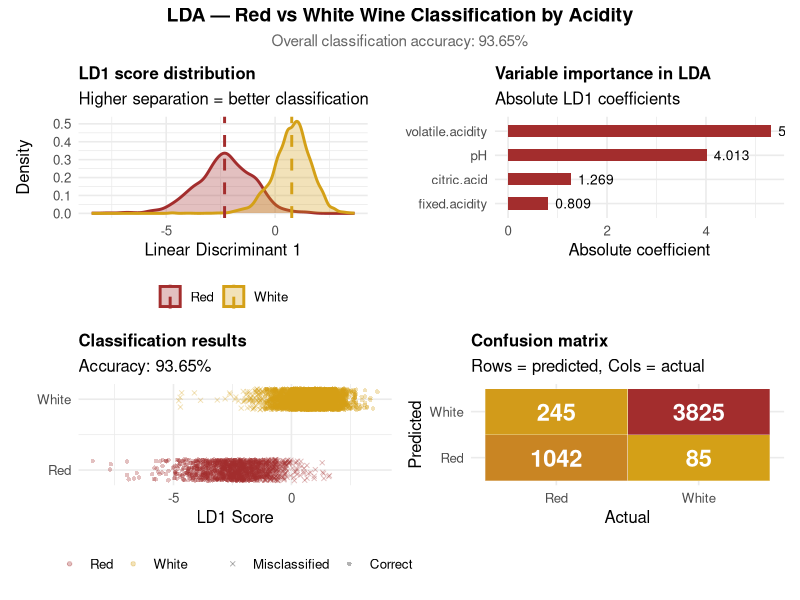
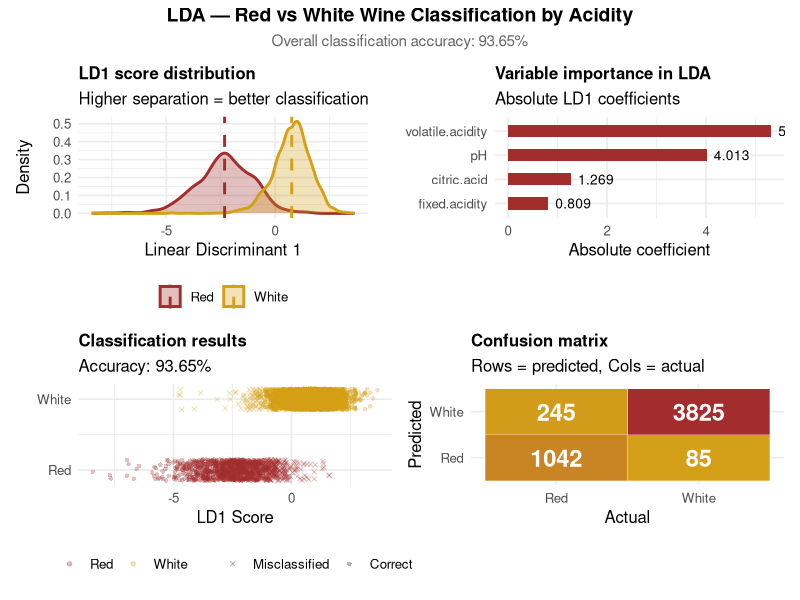

Source code (R) for these figures, in order:
# Wine Acidity LDA Analysis — Red vs White (Vinho Verde)
# =========================================================
# Run in terminal: Rscript wine_lda.R
#
# Required packages (run once if not installed):
# install.packages(c("tidyverse", "ggplot2", "MASS", "patchwork"))

library(tidyverse)
library(ggplot2)
library(MASS)
library(patchwork)

RED_COLOR   <- "#A32D2D"
WHITE_COLOR <- "#D4A017"
PALETTE     <- c("Red" = RED_COLOR, "White" = WHITE_COLOR)

# ── 1. Load data ──────────────────────────────────────────────────────────────
red   <- read.csv("winequality-red.csv",   sep = ";") |> mutate(type = "Red")
white <- read.csv("winequality-white.csv", sep = ";") |> mutate(type = "White")
df    <- bind_rows(red, white) |> mutate(type = factor(type))

# ── 2. Run LDA ────────────────────────────────────────────────────────────────
lda_model <- lda(type ~ fixed.acidity + volatile.acidity + citric.acid + pH,
                 data = df)

cat("\n══════════════════════════════════════════\n")
cat("  LDA: Red vs White Wine Acidity\n")
cat("══════════════════════════════════════════\n\n")

cat("── Group means ─────────────────────────\n")
print(lda_model$means)

cat("\n── Coefficients of linear discriminants ─\n")
print(lda_model$scaling)

# ── 3. Predictions & accuracy ─────────────────────────────────────────────────
lda_pred <- predict(lda_model, df)

confusion <- table(Predicted = lda_pred$class, Actual = df$type)
accuracy  <- round(sum(diag(confusion)) / sum(confusion) * 100, 2)

cat("\n── Confusion matrix ────────────────────\n")
print(confusion)
cat(sprintf("\nOverall accuracy: %.2f%%\n", accuracy))

# ── 4. Save results ───────────────────────────────────────────────────────────
results <- data.frame(
  Actual    = df$type,
  Predicted = lda_pred$class,
  LD1       = lda_pred$x[, 1]
)
write.csv(results, "wine_lda_results.csv", row.names = FALSE)
cat("Saved → wine_lda_results.csv\n")

# ── 5. Plots ──────────────────────────────────────────────────────────────────
theme_wine <- theme_minimal(base_size = 12) +
  theme(
    plot.title      = element_text(face = "bold", size = 12),
    legend.position = "bottom",
    legend.title    = element_blank()
  )

# 5a. LD1 density plot
p1 <- ggplot(results, aes(x = LD1, fill = Actual, color = Actual)) +
  geom_density(alpha = 0.3, linewidth = 1) +
  geom_vline(data = results |> group_by(Actual) |> summarise(m = mean(LD1)),
             aes(xintercept = m, color = Actual), linetype = "dashed", linewidth = 1) +
  scale_fill_manual(values  = PALETTE) +
  scale_color_manual(values = PALETTE) +
  labs(title = "LD1 score distribution",
       subtitle = "Higher separation = better classification",
       x = "Linear Discriminant 1", y = "Density") +
  theme_wine

# 5b. Coefficient importance bar chart
coef_df <- data.frame(
  Variable    = rownames(lda_model$scaling),
  Coefficient = abs(lda_model$scaling[, 1])
) |> arrange(desc(Coefficient))

p2 <- ggplot(coef_df, aes(x = reorder(Variable, Coefficient), y = Coefficient)) +
  geom_col(fill = RED_COLOR, width = 0.5) +
  geom_text(aes(label = round(Coefficient, 3)), hjust = -0.2, size = 3.5) +
  coord_flip() +
  labs(title = "Variable importance in LDA",
       subtitle = "Absolute LD1 coefficients",
       x = "", y = "Absolute coefficient") +
  theme_wine +
  theme(legend.position = "none")

# 5c. Scatter: actual vs predicted
results$Correct <- results$Actual == results$Predicted
p3 <- ggplot(results, aes(x = LD1, y = as.numeric(Actual),
                           color = Actual, shape = Correct)) +
  geom_jitter(alpha = 0.3, size = 1.2, height = 0.15) +
  scale_color_manual(values = PALETTE) +
  scale_shape_manual(values = c("TRUE" = 16, "FALSE" = 4),
                     labels = c("TRUE" = "Correct", "FALSE" = "Misclassified")) +
  scale_y_continuous(breaks = c(1, 2), labels = c("Red", "White")) +
  labs(title = "Classification results",
       subtitle = sprintf("Accuracy: %.2f%%", accuracy),
       x = "LD1 Score", y = "", shape = "") +
  theme_wine

# 5d. Confusion matrix heatmap
conf_df <- as.data.frame(confusion)
p4 <- ggplot(conf_df, aes(x = Actual, y = Predicted, fill = Freq)) +
  geom_tile(color = "white") +
  geom_text(aes(label = Freq), size = 6, fontface = "bold",
            color = "white") +
  scale_fill_gradient(low = "#D4A017", high = "#A32D2D") +
  labs(title = "Confusion matrix",
       subtitle = "Rows = predicted, Cols = actual") +
  theme_wine +
  theme(legend.position = "none")

# ── 6. Combine and save ───────────────────────────────────────────────────────
combined <- (p1 | p2) / (p3 | p4) +
  plot_annotation(
    title    = "LDA — Red vs White Wine Classification by Acidity",
    subtitle = sprintf("Overall classification accuracy: %.2f%%", accuracy),
    theme    = theme(
      plot.title    = element_text(face = "bold", size = 14, hjust = 0.5),
      plot.subtitle = element_text(size = 11, hjust = 0.5, color = "gray40")
    )
  )

ggsave("wine_lda_plots.png", combined, width = 14, height = 10, dpi = 150)
cat("Saved → wine_lda_plots.png\n")

print(combined)
cat("\nDone!\n")
